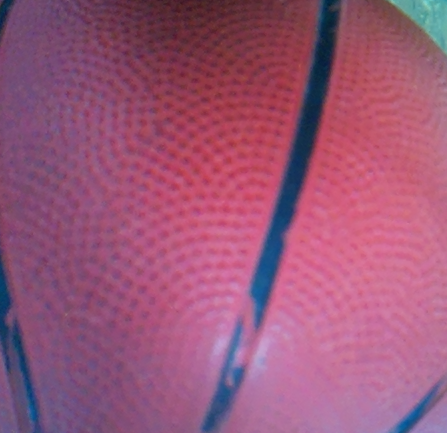
#> input picture config/right-foot-20261003-140509-043916.png, 447 x 433 px
$ python -i kick_shapes.py   (imports and definitions only)
#> lines starting #> are read from the running program, lines starting #| are printed output that depends on the picture; after the words box and inside, x2 and y2 are one past the last pixel; in counts of white or black regions, pixels touching at a corner belong together
### hardware/round_object.py
"""不依赖颜色的圆形物体检测。"""

import math
import os
from robot_config import ROOT
from dataclasses import dataclass

import cv2


DEFAULT_MIN_RADIUS = int(os.environ.get("ROBOT_BALL_MIN_RADIUS", "3"))
DEFAULT_MAX_RADIUS = int(os.environ.get("ROBOT_BALL_MAX_RADIUS", "135"))
DEFAULT_MIN_CIRCULARITY = float(os.environ.get(
    "ROBOT_BALL_MIN_CIRCULARITY", "0.55"
))


@dataclass
class RoundObject:
    centerX: int
    centerY: int
    width: int
    height: int
    circularity: float


def _round_candidates(frame, min_radius, max_radius, min_circularity, strict=False):
    gray = cv2.cvtColor(frame, cv2.COLOR_BGR2GRAY)
    blurred = cv2.GaussianBlur(gray, (7, 7), 0)
    edges = cv2.Canny(blurred, 40, 120)
    contours = cv2.findContours(
        edges, cv2.RETR_LIST if strict else cv2.RETR_EXTERNAL, cv2.CHAIN_APPROX_SIMPLE
    )[-2]

    candidates = []
    for contour in contours:
        area = cv2.contourArea(contour)
        perimeter = cv2.arcLength(contour, True)
        if area <= 0 or perimeter <= 0:
            continue
        circularity = 4.0 * math.pi * area / (perimeter * perimeter)
        (center_x, center_y), radius = cv2.minEnclosingCircle(contour)
        if not (min_radius <= radius <= max_radius and
                circularity >= min_circularity):
            continue
        if strict:
            _, _, width, height = cv2.boundingRect(contour)
            polygon = cv2.approxPolyDP(contour, 0.02 * perimeter, True)
            # 门框、方块也可能有较高圆度，踢球不能只靠原来的单一圆度阈值。
            if (len(polygon) < 6 or max(width, height) / max(1, min(width, height)) > 1.3
                    or area / (math.pi * radius * radius) < 0.75):
                continue
        score = area * circularity
        diameter = round(radius * 2)
        candidates.append((score, RoundObject(round(center_x), round(center_y),
                                             diameter, diameter, circularity)))
    return sorted(candidates, key=lambda item: item[0], reverse=True)


def find_round_objects(frame):
    """踢球用全部候选；合并同一个圆的内外边缘，不把多个球强行选成一个。"""
    objects = []
    for _, candidate in _round_candidates(frame, DEFAULT_MIN_RADIUS,
                                          DEFAULT_MAX_RADIUS, 0.7, strict=True):
        if not any(math.hypot(candidate.centerX - old.centerX, candidate.centerY - old.centerY)
                   < max(5, min(candidate.width, old.width) * 0.25)
                   and abs(candidate.width - old.width) < max(6, old.width * 0.25)
                   for old in objects):
            objects.append(candidate)
    return objects


# [37 lines left out: functions find_round_object, main, not called in this run]


# [2 lines that do not run on import are left out]

### hardware/kick_shapes.py
"""圆形球与矩形/三边门框候选；只检测外形，不声称理解目标身份。"""
from dataclasses import dataclass
import cv2
import numpy as np
from round_object import find_round_objects


@dataclass(frozen=True)
class Box:
    x: float
    y: float
    width: float
    height: float

    @property
    def cx(self): return self.x + self.width / 2

    @property
    def cy(self): return self.y + self.height / 2

    @property
    def bottom(self): return self.y + self.height

    def normalized(self, shape):
        height, width = shape[:2]
        return Box(self.x / width, self.y / height, self.width / width, self.height / height)


def overlap(a, b):
    area = max(0, min(a.x+a.width, b.x+b.width)-max(a.x, b.x)) * max(
        0, min(a.bottom, b.bottom)-max(a.y, b.y))
    return area / max(1, a.width*a.height + b.width*b.height-area)


def find_goals(frame):
    height, width = frame.shape[:2]
    edges = cv2.Canny(cv2.GaussianBlur(cv2.cvtColor(frame, cv2.COLOR_BGR2GRAY), (5, 5), 0), 40, 120)
    candidates = []
    contours = cv2.findContours(edges, cv2.RETR_LIST, cv2.CHAIN_APPROX_SIMPLE)[-2]
    for contour in contours:
        perimeter = cv2.arcLength(contour, True)
        polygon = cv2.approxPolyDP(contour, .025*perimeter, True)
        if len(polygon) == 4 and cv2.isContourConvex(polygon):
            x, y, w, h = cv2.boundingRect(polygon)
            if cv2.contourArea(polygon) / max(1, w*h) > .75:
                candidates.append(Box(x, y, w, h))
    # 门可能没有画底边：用两根立柱与顶部横梁补充U形框检测。
    lines = cv2.HoughLinesP(edges, 1, np.pi/180, 35,
                            minLineLength=max(20, int(width*.08)), maxLineGap=12)
    vertical, horizontal = [], []
    if lines is not None:
        for x1, y1, x2, y2 in lines.reshape(-1, 4):
            if abs(x2-x1) < .18*abs(y2-y1):
                vertical.append((int((x1+x2)/2), min(y1,y2), max(y1,y2)))
            if abs(y2-y1) < .18*abs(x2-x1):
                horizontal.append((min(x1,x2), max(x1,x2), int((y1+y2)/2)))
        vertical = sorted(vertical, key=lambda p: p[2]-p[1], reverse=True)[:20]
        horizontal = sorted(horizontal, key=lambda p: p[1]-p[0], reverse=True)[:20]
        for left in vertical:
            for right in vertical:
                span = right[0]-left[0]
                h = min(left[2]-left[1], right[2]-right[1])
                if span <= 0 or h <= 0 or abs(left[1]-right[1]) > .15*h:
                    continue
                top = (left[1]+right[1])/2
                if any(a <= left[0]+.08*span and b >= right[0]-.08*span
                       and abs(y-top) < max(8, .12*h) for a,b,y in horizontal):
                    candidates.append(Box(left[0], top, span, h))
    goals = []
    for box in sorted(candidates, key=lambda b: b.width*b.height, reverse=True):
        if (1.1 <= box.width/max(1,box.height) <= 4.5 and box.height >= .08*height
                and .02 <= box.width*box.height/(width*height) <= .8
                and not any(overlap(box, old) > .55 for old in goals)):
            goals.append(box)
    return goals


def observe(frame, with_goal=True):
    balls = [Box(b.centerX-b.width/2, b.centerY-b.height/2, b.width, b.height)
             for b in find_round_objects(frame)]
    goals = find_goals(frame) if with_goal else []
    return {'ball': balls[0] if len(balls) == 1 else None,
            'goal': goals[0] if len(goals) == 1 else None,
            'ball_count': len(balls), 'goal_count': len(goals)}

>>> import cv2
>>> picture = cv2.imread('../config/right-foot-20261003-140509-043916.png')
#> picture is the input picture: shape (433, 447, 3); mean B, G, R 119.8, 86.2, 154.3
>>> result = observe(picture)
#> in _round_candidates, `gray = cv2.cvtColor(frame, cv2.COLOR_BGR2GRAY)`:
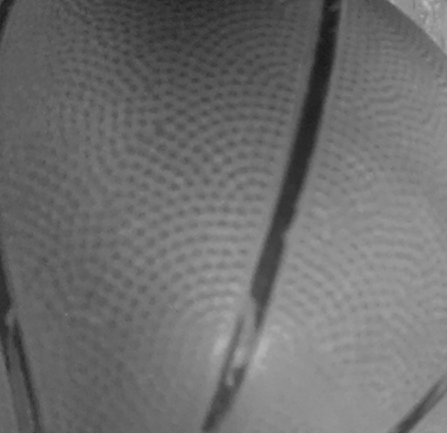
#> gray: shape (433, 447); min 25, max 186, mean 110.4
#> in _round_candidates, `edges = cv2.Canny(blurred, 40, 120)`:
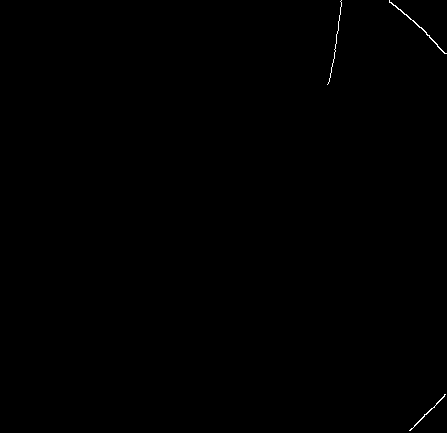
#> edges: shape (433, 447); 0.14% white in thin lines or dots, all inside (x1, y1, x2, y2) = (327, 0, 447, 431)
#> in _round_candidates, `contours = cv2.findContours( edges, cv2.RETR_LIST if strict else cv2.R..`: contours = 3 contours, 1 with area under 20; largest, box (x1, y1, x2, y2) and area: (389, 0, 447, 54) 48, (409, 394, 446, 431) 28
#> after the loop in find_round_objects, `for _, candidate in _round_candidates(frame, DEFAULT_MIN_RADIUS,`: objects = []
#> in find_goals, `edges = cv2.Canny(cv2.GaussianBlur(cv2.cvtColor(frame, cv2.COLOR_BGR2G..`:
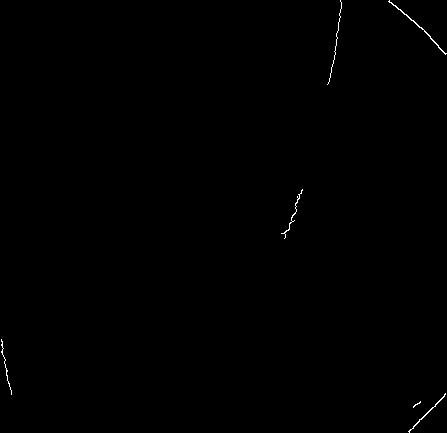
#> edges: shape (433, 447); 0.22% white in thin lines or dots
#> in find_goals, `contours = cv2.findContours(edges, cv2.RETR_LIST, cv2.CHAIN_APPROX_SIM..`: contours = 6 contours, 4 with area under 20; largest, box (x1, y1, x2, y2) and area: (388, 0, 447, 55) 50, (408, 393, 446, 433) 32
#> the loop in find_goals, `for contour in contours:` made 6 passes
#> (perimeter, polygon) on passes 2 to 6: (112.2, [[445, 393], [409, 432]]), (124.1, [[1, 339], [11, 394]]), (138.4, [[302, 189], [289, 228], [281, 233], [284, 238]]), (164.2, [[388, 1], [446, 53]]), (185.4, [[340, 0], [327, 84]])
#> perimeter on pass 1: 20.14
#> after the loop in find_goals, `for contour in contours:`: candidates = []
#> in find_goals, `lines = cv2.HoughLinesP(edges, 1, np.pi/180, 35, minLineLength=max(20,..`: lines = [[389, 0, 430, 36], [409, 431, 445, 394], [330, 77, 341, 7], [289, 229, 298, 194], [1, 344, 11, 394]]
#> the loop in find_goals, `for x1, y1, x2, y2 in lines.reshape(-1, 4):` made 5 passes
#> after the loop in find_goals, `for x1, y1, x2, y2 in lines.reshape(-1, 4):`: horizontal = []; vertical = [(335, 7, 77)]
#> the loop in find_goals, `for left in vertical:` made 1 pass
#> after the loop in find_goals, `for box in sorted(candidates, key=lambda b: b.width*b.height, reverse=..`: goals = []
#> result = 4 items

$ run again, on config/right-foot-20261003-142200-366988.png
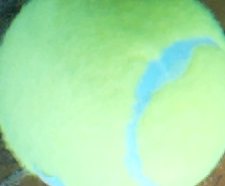
#> input picture config/right-foot-20261003-142200-366988.png, 225 x 186 px
#> picture is the input picture: shape (186, 225, 3); mean B, G, R 173.7, 229.6, 170.5
#> in _round_candidates, `edges = cv2.Canny(blurred, 40, 120)`:
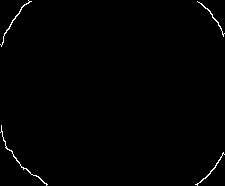
#> edges: shape (186, 225); 0.72% white in thin lines or dots
#> in _round_candidates, `contours = cv2.findContours( edges, cv2.RETR_LIST if strict else cv2.R..`: contours = 4 contours; box (x1, y1, x2, y2) and area: (0, 125, 48, 186) 30, (0, 0, 32, 47) 24, (195, 152, 225, 186) 23, (197, 1, 225, 37) 20
#> after the loop in find_round_objects, `for _, candidate in _round_candidates(frame, DEFAULT_MIN_RADIUS,`: objects = []
#> in find_goals, `edges = cv2.Canny(cv2.GaussianBlur(cv2.cvtColor(frame, cv2.COLOR_BGR2G..`:
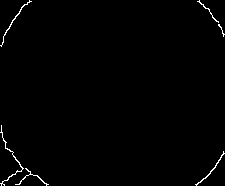
#> edges: shape (186, 225); 0.88% white in thin lines or dots
#> in find_goals, `contours = cv2.findContours(edges, cv2.RETR_LIST, cv2.CHAIN_APPROX_SIM..`: contours = 6 contours, 3 with area under 20; largest, box (x1, y1, x2, y2) and area: (0, 125, 24, 186) 28, (195, 151, 225, 186) 26, (0, 0, 32, 47) 24
#> the loop in find_goals, `for contour in contours:` made 6 passes
#> perimeter on passes 1, 3, 4, 5: 103.1, 183.8, 29.56, 67.25
#> after the loop in find_goals, `for contour in contours:`: candidates = []
#> lines = [[3, 37, 24, 4]]
#> the loop in find_goals, `for x1, y1, x2, y2 in lines.reshape(-1, 4):` made 1 pass
#> after the loop in find_goals, `for x1, y1, x2, y2 in lines.reshape(-1, 4):`: horizontal = []
#> result = 4 items

$ run again, on config/right-foot-20261003-144859-065635.png
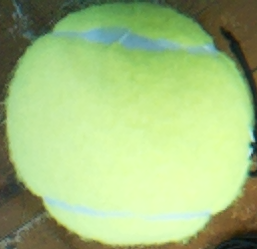
#> input picture config/right-foot-20261003-144859-065635.png, 257 x 249 px
#> picture is the input picture: shape (249, 257, 3); mean B, G, R 127.7, 191.6, 163.3
#> in _round_candidates, `edges = cv2.Canny(blurred, 40, 120)`:
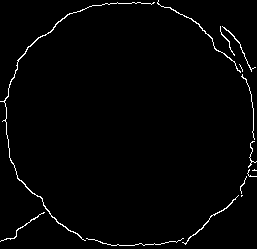
#> edges: shape (249, 257); 1.8% white in thin lines or dots
#> in _round_candidates, `contours = cv2.findContours( edges, cv2.RETR_LIST if strict else cv2.R..`: contours = 14 contours, 10 with area under 20; largest, box (x1, y1, x2, y2) and area: (0, 2, 155, 241) 108, (157, 0, 241, 73) 40, (182, 195, 239, 245) 36, (222, 26, 256, 72) 20
#> after the loop in find_round_objects, `for _, candidate in _round_candidates(frame, DEFAULT_MIN_RADIUS,`: objects = []
#> in find_goals, `edges = cv2.Canny(cv2.GaussianBlur(cv2.cvtColor(frame, cv2.COLOR_BGR2G..`:
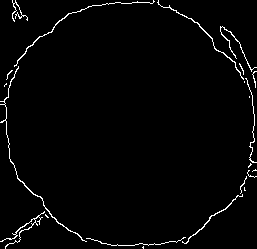
#> edges: shape (249, 257); 2.2% white in thin lines or dots
#> in find_goals, `contours = cv2.findContours(edges, cv2.RETR_LIST, cv2.CHAIN_APPROX_SIM..`: contours = 22 contours, 16 with area under 20; largest, box (x1, y1, x2, y2) and area: (0, 66, 87, 242) 66, (157, 0, 244, 80) 51, (14, 0, 155, 67) 44, (182, 194, 243, 244) 40, (0, 211, 45, 249) 34, (220, 26, 257, 72) 28
#> the loop in find_goals, `for contour in contours:` made 22 passes
#> (perimeter, polygon, x, y, w, h) on pass 3: (9.07, [[45, 214], [45, 215], [47, 217], [48, 217]], 45, 214, 4, 4)
#> after the loop in find_goals, `for contour in contours:`: candidates = []
#> lines = [[111, 245, 160, 244], [185, 243, 215, 213], [191, 18, 212, 39], [92, 5, 158, 1], [17, 177, 44, 205], [8, 138, 9, 158], [0, 241, 46, 209], [253, 142, 253, 106], [238, 41, 255, 81], [8, 97, 10, 72]]
#> the loop in find_goals, `for x1, y1, x2, y2 in lines.reshape(-1, 4):` made 10 passes
#> after the loop in find_goals, `for x1, y1, x2, y2 in lines.reshape(-1, 4):`: horizontal = [(111, 160, 244), (92, 158, 3)]; vertical = [(8, 138, 158), (253, 106, 142), (9, 72, 97)]
#> in find_goals, `vertical = sorted(vertical, key=lambda p: p[2]-p[1], reverse=True)[:20]`: vertical = [(253, 106, 142), (9, 72, 97), (8, 138, 158)]
#> in find_goals, `horizontal = sorted(horizontal, key=lambda p: p[1]-p[0], reverse=True)..`: horizontal = [(92, 158, 3), (111, 160, 244)]
#> the loop in find_goals, `for left in vertical:` made 3 passes
#> after the loop in find_goals, `for box in sorted(candidates, key=lambda b: b.width*b.height, reverse=..`: goals = []
#> result = 4 items
